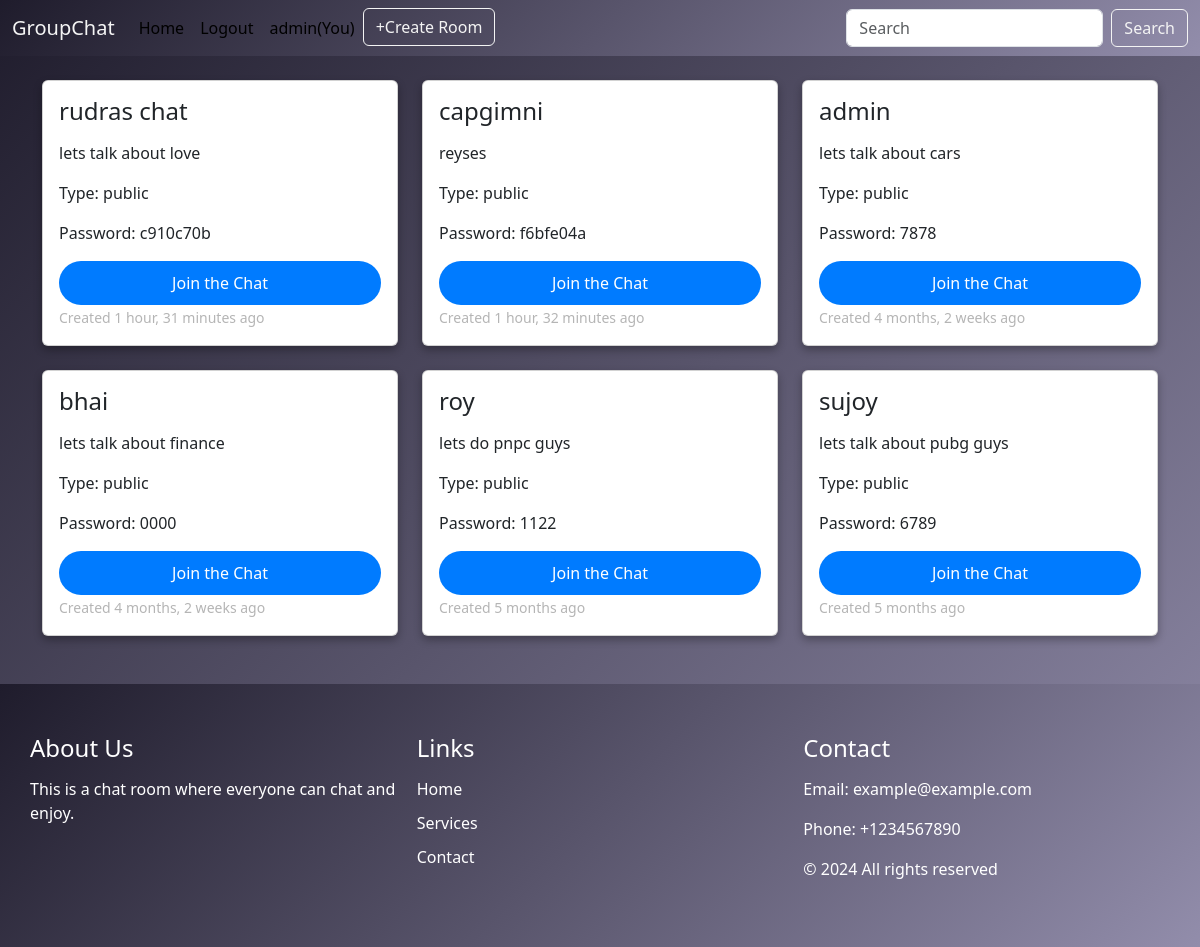
Screenshot of /maine/ (signed in) with the database file from the repository.
### conn/models.py (models this page shows, shortened)
class chatroom(models.Model) :
    ROOM_TYPE_CHOICES = [
        ('public', 'Public'),
        ('private', 'Private'),
    ]
    name = models.TextField(max_length=25)
    bio = models.TextField(max_length=200)
    room_id = models.CharField(max_length=4)
    room_type = models.CharField(
        max_length=10,
        choices=ROOM_TYPE_CHOICES,
        default='public',
    )
    participants = models.ManyToManyField(User ,blank=False)
    updated = models.DateTimeField(auto_now=True)
    created = models.DateTimeField(auto_now_add=True)
    class Meta :
        ordering = ['-updated' , '-created']

### conn/views.py (the view)
# urls.py: path('maine/', views.main,name='main'),
def main(request) :
    if request.GET.get('q') != None :
        a = request.GET.get('q')
        rooms = chatroom.objects.filter(name__icontains=a)
        b= rooms.count()
    else :
        rooms = chatroom.objects.filter(room_type="public")
        b = rooms.count()
    return render(request , 'index.html' , {'room':rooms , 'b':b})

### templates/index.html (shortened to what this page needs)
<!DOCTYPE html>
<html lang="en">
<head>
    <link href="https://cdn.jsdelivr.net/npm/bootstrap@5.3.3/dist/css/bootstrap.min.css" rel="stylesheet">
</head>
<body>
    {% include "navbar.html" %}
    <div class="wrapper">
        <main class="container my-4">
            {% block content %}
            <div class="row">
                {% for i in room %}
                <div class="col-lg-4 col-md-6 col-sm-12 mb-4">
                    <div class="card custom-card h-100">
                        <div class="card-body d-flex flex-column">
                            <h5 class="card-title">{{ i.name }}</h5>
                            <p class="card-text">{{ i.bio }}</p>
                            <p class="card-text">Type: {{ i.room_type }}</p>
                            <p class="card-text">Password: {{ i.room_id }}</p>
                            <a href="{% url 'room' i.id %}" class="btn btn-primary mt-auto">Join the Chat</a>
                            <p class="card-text"><small class="text-muted">Created {{ i.created|timesince }} ago</small></p>
                        </div>
                    </div>
                </div>
                {% endfor %}
            </div>
            {% endblock content %}
        </main>
        <footer>
            <div class="footer-container">
                <div class="footer-section">
                    <h4>About Us</h4>
                    <p>This is a chat room where everyone can chat and enjoy.</p>
                </div>
                <div class="footer-section">
                    <h4>Links</h4>
                    <ul>
                        <li><a href="#">Home</a></li>
                        <li><a href="#">Services</a></li>
                        <li><a href="#">Contact</a></li>
                    </ul>
                </div>
                <div class="footer-section">
                    <h4>Contact</h4>
                    <p>Email: example@example.com</p>
                    <p>Phone: +1234567890</p>
                    <p>&copy; 2024 All rights reserved</p>
                </div>
            </div>
        </footer>
    </div>
</body>
</html>

### templates/navbar.html (shortened to what this page needs)
<!DOCTYPE html>
<html lang="en">
<head>
    <link href="https://cdn.jsdelivr.net/npm/bootstrap@5.3.3/dist/css/bootstrap.min.css" rel="stylesheet">
</head>
<body>
    <nav class="navbar navbar-expand-lg navbar-custom sticky-top">
        <div class="container-fluid">
            <a class="navbar-brand" href="#">GroupChat</a>
            <div class="collapse navbar-collapse" id="navbarSupportedContent">
                <ul class="navbar-nav me-auto mb-2 mb-lg-0">
                    <li class="nav-item">
                        <a class="nav-link active" aria-current="page" href="/">Home</a>
                    </li>
                    {% if request.user.is_authenticated %}
                    <li class="nav-item">
                        <a class="nav-link active" aria-current="page" href="{% url 'go' %}">Logout</a>
                    </li>
                    <li class="nav-item">
                        <a class="nav-link active" aria-current="page" href="/">{{request.user}}(You)</a>
                    </li>
                    {% endif %}
                    <li class="nav-item">
                        <button type="button" class="btn btn-outline-info top-right-button"><a href="{% url 'cr' %}" style="text-decoration: none; color: inherit;">+Create Room</a></button>
                    </li>
                </ul>
                <form method="GET" action="{% url 'main' %}" class="d-flex" role="search">
                    <input class="form-control me-2" type="text" name="q" placeholder="Search" aria-label="Search">
                    <button class="btn btn-outline-success" type="submit">Search</button>
                </form>
            </div>
        </div>
    </nav>
</body>
</html>

### templates/index.html (style rules this page uses)
body { font-family: 'Segoe UI', Tahoma, Geneva, Verdana, sans-serif; margin: 0; padding: 0; background: linear-gradient(135deg, #1f1c2c, #928dab); color: #f4f4f4; }
.wrapper { display: flex; flex-direction: column; min-height: 100vh; }
main { flex: 1; }
footer { background: linear-gradient(135deg, #1f1c2c, #928dab); color: #fff; padding: 20px 0; }
.footer-container { display: flex; flex-wrap: wrap; justify-content: space-between; max-width: 1200px; margin: auto; padding: 20px; }
.footer-section { flex: 1; padding: 10px; min-width: 200px; }
.footer-section h4 { margin-bottom: 15px; }
.footer-section ul { list-style: none; padding: 0; }
.footer-section ul li { margin-bottom: 10px; }
.footer-section ul li a { color: #fff; text-decoration: none; }
.custom-card { background-color: rgba(0, 0, 0, 0.8); color: #f4f4f4; border: none; border-radius: 10px; box-shadow: 0 4px 8px rgba(0, 0, 0, 0.3); transition: transform 0.3s ease, box-shadow 0.3s ease; }
.custom-card .card-title { font-size: 1.5rem; margin-bottom: 15px; }
.custom-card .btn { background-color: #007bff; border: none; border-radius: 25px; padding: 10px 20px; transition: background-color 0.3s ease; }
.custom-card .text-muted { color: #b5b5b5 !important; }

### templates/navbar.html (style rules this page uses)
body { font-family: 'Segoe UI', Tahoma, Geneva, Verdana, sans-serif; margin: 0; padding: 0; background: linear-gradient(135deg, #1f1c2c, #928dab); color: #f4f4f4; }
.navbar-custom { background: linear-gradient(135deg, #1f1c2c, #928dab); }
.navbar-custom .nav-link, .navbar-custom .navbar-brand { color: #f4f4f4; }
.navbar-custom .btn-outline-info { color: #f4f4f4; border-color: #f4f4f4; }
.navbar-custom .btn-outline-success { color: #f4f4f4; border-color: #f4f4f4; }

### rows the page displays
chatroom: name "rudras chat", bio "lets talk about love", room_type "public", room_id "c910c70b", created "1 hour, 31 minutes"
chatroom: name "capgimni", bio "reyses", room_type "public", room_id "f6bfe04a", created "1 hour, 32 minutes"
chatroom: name "admin", bio "lets talk about cars", room_type "public", room_id "7878", created "4 months, 2 weeks"
chatroom: name "bhai", bio "lets talk about finance", room_type "public", room_id "0000", created "4 months, 2 weeks"
chatroom: name "roy", bio "lets do pnpc guys", room_type "public", room_id "1122", created "5 months"
chatroom: name "sujoy", bio "lets talk about pubg guys", room_type "public", room_id "6789", created "5 months"

### other values shown
{{ request.user }} "admin"
